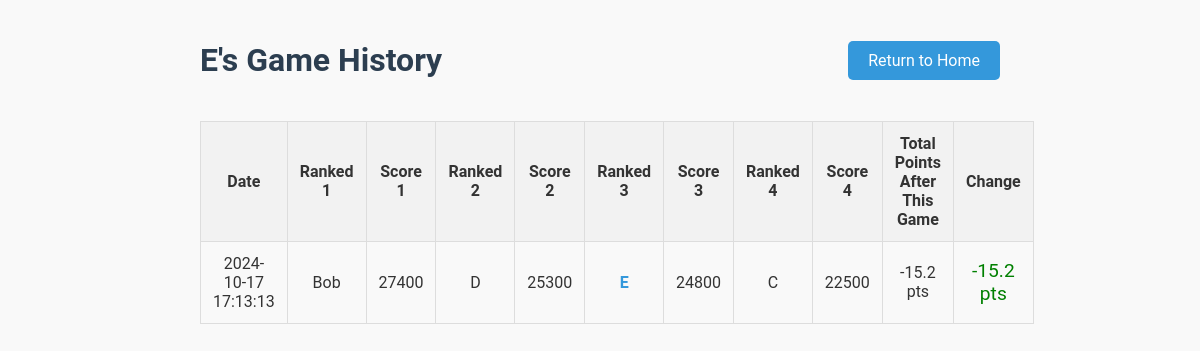
The page /player/E on the database as committed earlier.
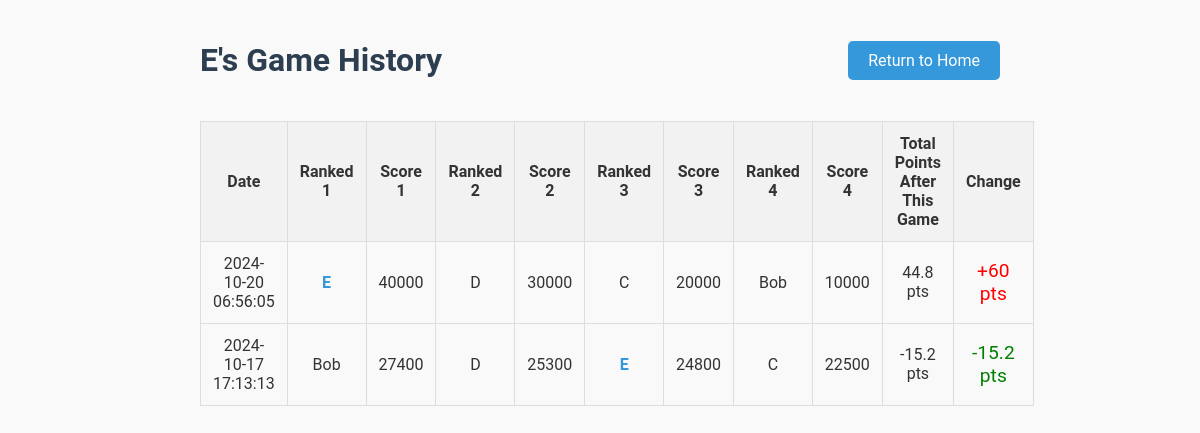
The same page on the database as committed later.
### tables this page shows
CREATE TABLE games (
    game_id INTEGER PRIMARY KEY AUTOINCREMENT,
    player1 TEXT NOT NULL,
    player2 TEXT NOT NULL,
    player3 TEXT NOT NULL,
    player4 TEXT NOT NULL,
    raw_score1 INTEGER NOT NULL,
    raw_score2 INTEGER NOT NULL,
    raw_score3 INTEGER NOT NULL,
    raw_score4 INTEGER NOT NULL,
    final_score1 INTEGER NOT NULL,
    final_score2 INTEGER NOT NULL,
    final_score3 INTEGER NOT NULL,
    final_score4 INTEGER NOT NULL,
    game_date TIMESTAMP DEFAULT CURRENT_TIMESTAMP
);

### app.py (the view)
@app.route("/player/<player_name>")
def player_statistics(player_name):
    conn = get_db_connection()
    cursor = conn.cursor()
    cursor.execute("""
    SELECT game_date, player1, player2, player3, player4,
           raw_score1, raw_score2, raw_score3, raw_score4,
           final_score1, final_score2, final_score3, final_score4
    FROM games
    WHERE ? IN (player1, player2, player3, player4)
    ORDER BY game_date DESC
    """, (player_name,))
    games = cursor.fetchall()
    running_total = 0
    processed_games = []
    for game in reversed(games):
        players_and_scores = [
            (game['player1'], game['raw_score1'], game['final_score1']),
            (game['player2'], game['raw_score2'], game['final_score2']),
            (game['player3'], game['raw_score3'], game['final_score3']),
            (game['player4'], game['raw_score4'], game['final_score4'])
        ]
        players_and_scores.sort(key=lambda x: x[2], reverse=True)  # Sort by final score
        current_game_points = None
        for player, raw_score, final_score in players_and_scores:
            if player == player_name:
                current_game_points = final_score
                break
        previous_total = running_total
        running_total += current_game_points  # Update cumulative points
        processed_games.append({
            'game_date': game['game_date'],
            'players_and_scores': players_and_scores,
            'point_change' : round(current_game_points,1),
            'previous_total': round(previous_total, 1),
            'total_points_after_game': round(running_total, 1)  # Round the running total
        })
    processed_games.reverse()
    conn.close()
    return render_template("player_statistics.html", player_name=player_name, games=processed_games)

### app.py (called while the page is built)
def get_db_connection():
    conn = sqlite3.connect('mahjong.db')
    conn.row_factory = sqlite3.Row  # Return rows as dictionaries
    return conn

### templates/player_statistics.html (shortened to what this page needs)
<!DOCTYPE html>
<html lang="en">
<head>
</head>
<body>
    <div class="container">
        <div class="header-row">
            <h1>{{ player_name }}'s Game History</h1>
            <div class="return-button">
                <a href="{{ url_for('home') }}">Return to Home</a>
            </div>
        </div>
        <table>
            <tr>
                <th>Date</th>
                <th>Ranked 1</th>
                <th>Score 1</th>
                <th>Ranked 2</th>
                <th>Score 2</th>
                <th>Ranked 3</th>
                <th>Score 3</th>
                <th>Ranked 4</th>
                <th>Score 4</th>
                <th>Total Points After This Game</th>
                <th>Change</th>
            </tr>
            {% for game in games %}
            <tr>
                <td>{{ game['game_date'] }}</td>
                {% for player, raw_score, final_score in game['players_and_scores'] %}
                <td class="{% if player == player_name %}player-highlight{% endif %}">
                    {{ player }}
                </td>
                <td>{{ raw_score }}</td>
                {% endfor %}
                <td>{{ '%.1f' % game['total_points_after_game'] }} pts</td>
                <td class="point-change {% if game['point_change'] > 0 %}positive-change{% else %}negative-change{% endif %}">
                    {% if game['point_change'] > 0 %}+{% endif %}{{ game['point_change'] }} pts
                </td>
            </tr>
            {% endfor %}
        </table>
    </div>
</body>
</html>

### templates/player_statistics.html (style rules this page uses)
body { font-family: 'Roboto', sans-serif; background-color: #f9f9f9; color: #333; margin: 0; padding: 20px; }
.container { max-width: 800px; margin: 0 auto; }
.header-row { display: flex; justify-content: space-between; align-items: center; margin-bottom: 20px; }
h1 { color: #2c3e50; }
table { width: 100%; border-collapse: collapse; margin-top: 20px; }
th, td { padding: 12px; border: 1px solid #ddd; text-align: center; }
th { background-color: #f2f2f2; }
.player-highlight { font-weight: bold; color: #3498db; }
.point-change { font-size: 1.2em; }
.positive-change { color: red; }
.negative-change { color: green; }
.return-button a { text-decoration: none; background-color: #3498db; color: #ffffff; padding: 10px 20px; border-radius: 5px; transition: background-color 0.3s; }

Rows that differ between the two databases and show on the page:
added games: game_date "2024-10-20 06:56:05", player4 "E", raw_score4 "40000", player3 "D", raw_score3 "30000", player2 "C", raw_score2 "20000", player1 "Bob", raw_score1 "10000", total_points_after_game "44.8", point_change "60"
